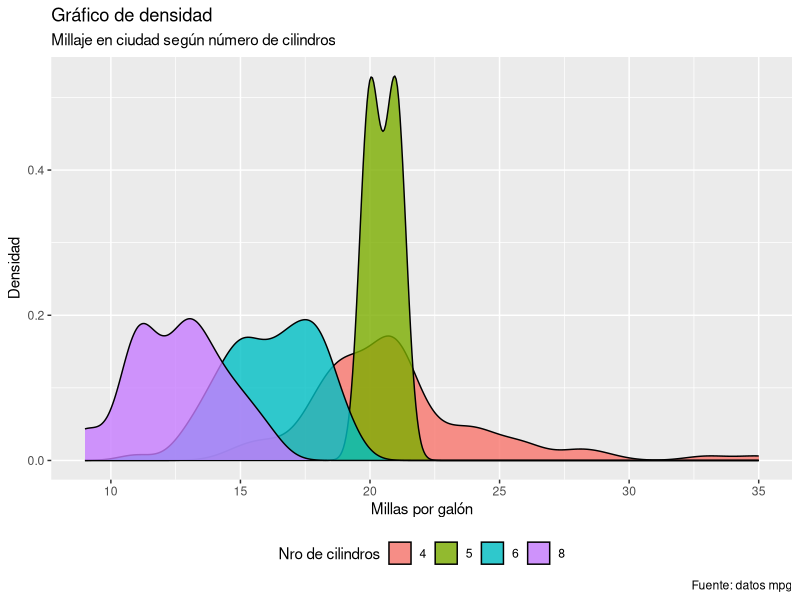

R code for this plot:
## ---- chunk 1
1 + 1
## ---- chunk 2
#| echo: false
2 * 2
## ---- chunk 3
#| include: false
library(tidyverse)
#| label: fig-dispersion
#| fig-cap: "Millas recorridas con un galón de combustible según número de cilindros del auto."
#| fig-alt: "Diagrama de densidad de la cantidad de millas recorridas por galón según el número de cilindros del auto. El gráfico parece mostrar que los autos de menor cantidad de cilindros recorren más millas."
#| fig-width: 6
#| fig-height: 5
#| fig-align: left
library(ggplot2)
## ---- chunk 4
#| echo: false
3 + 1

ggplot(mpg) +
  aes(x = cty, fill = factor(cyl)) +
  geom_density(alpha = 0.8) +
  labs(title = "Gráfico de densidad", 
       subtitle = "Millaje en ciudad según número de cilindros",
       caption = "Fuente: datos mpg",
       x = "Millas por galón", y = "Densidad",
       fill = "Nro de cilindros") +
  theme(legend.position = "bottom")

prueba <- t.test(rnorm(30), alternative = "two.sided", mu = 0)
pvalue <- prueba$p.value


